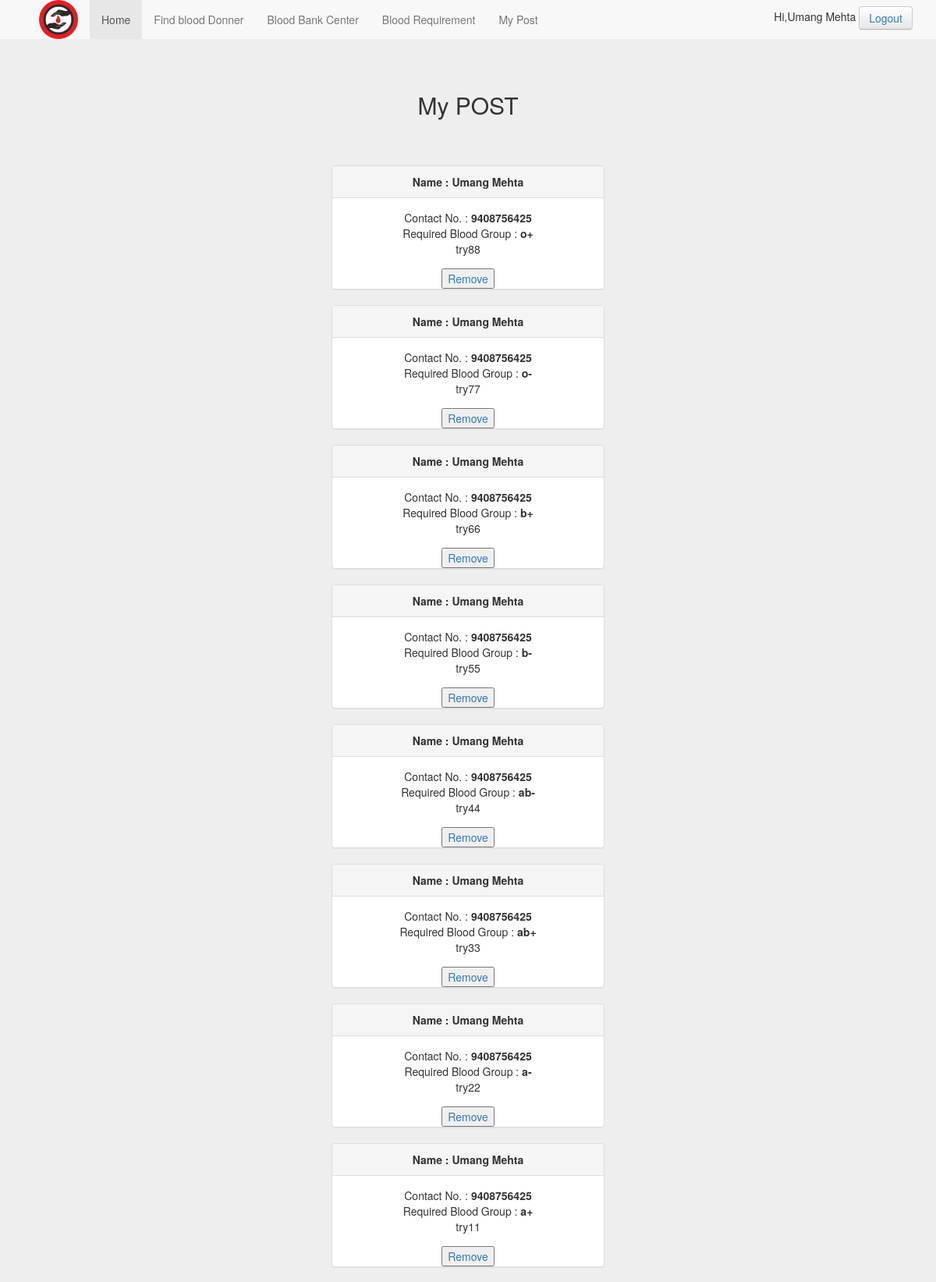
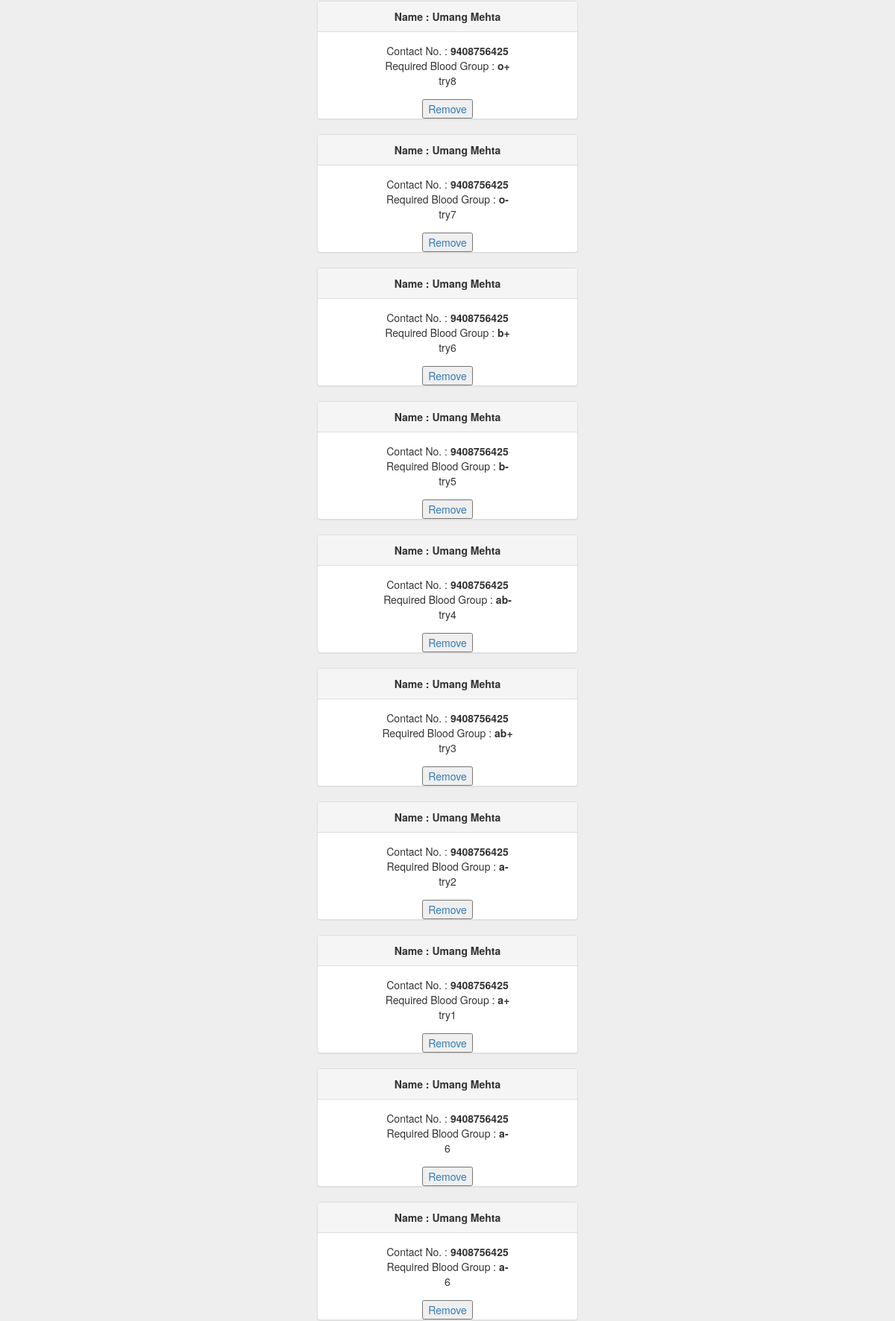
Screenshot of /editpost.php (signed in, upper part) with the database file from the repository (2 pictures, top to bottom).
### tables this page shows
CREATE TABLE IF NOT EXISTS `reg_user` (
  `id` int(12) NOT NULL AUTO_INCREMENT,
  `name` text NOT NULL,
  `gender` enum('Male','Female') NOT NULL,
  `age` int(3) NOT NULL,
  `address` text NOT NULL,
  `area` text NOT NULL,
  `city` text NOT NULL,
  `state` text NOT NULL,
  `contact` bigint(12) NOT NULL,
  `password` text NOT NULL,
  `bgroup` enum('b+','b-','a+','a-','o+','o-','ab+','ab-') NOT NULL,
  PRIMARY KEY (`id`),
  UNIQUE KEY `contact` (`contact`)
);

CREATE TABLE IF NOT EXISTS `post` (
  `id` bigint(12) NOT NULL AUTO_INCREMENT,
  `contact` bigint(10) NOT NULL,
  `rbgrp` enum('a+','a-','b+','b-','o+','o-','ab+','ab-') NOT NULL,
  `rtext` longtext NOT NULL,
  `complete` enum('0','1') NOT NULL,
  PRIMARY KEY (`id`)
);

### editpost.php (the view, shortened to what this page needs)
<?php include('header.php'); ?>
<!DOCTYPE html>
<html>
<head>
</head>
<body>
</body>
</html>
      <?php
      if(isset($_SESSION['login_user'])){
          $login_session = $_SESSION['login_user'];
      $is_user = 1;
      }
      else{
          $is_user = 0;
      }
     ?>
     <center>
  <div class="jumbotron">
      <div class="container-fluid">
        <h2> My POST</h2>
        <hr size="2" width="80">
        <br>
<?php
if($is_user == 1)
{
$true = true;
$post_query="SELECT * FROM `post` where complete='$true' and contact='$login_session' ORDER BY id DESC";
        $result_set=mysql_query($post_query);
        $count = mysql_num_rows($result_set);
            if($count != 0)
            {
      ?>
      <div class="container">
        <table class="table table-striped">
      <?php
                while($row=mysql_fetch_row($result_set))
                {
                    $var = $row[1];
                    $pname = mysql_fetch_row(mysql_query("SELECT name FROM `reg_user` WHERE contact='$var'"));
                    echo "<div class='col-lg-4 col-lg-offset-4'>
              <div class='panel panel-default'>
              <div class='panel-heading'>
              <strong>Name : ".$pname[0]."</strong>
              </div>
              <div class='panel-body'>";
                    echo "Contact No. : <strong style'color:'>".$row[1]."</strong><br>" ;
                    echo "Required Blood Group : <b>".$row[2]."</b><br>"; ?>
                  <?php  echo "".$row[3]."</div>";  ?>
 <a href="javascript:delete_id('<?php echo $row[0]; ?>')"><button>Remove</button></a></div></div>
                    <br><br><br>
                    <?php
                }
}
    ?>
<?php
}
else
{
echo "Please login to access this list.";
    ?>
    <a href="login_form.php">Login</a>
    <?php
}
?>
</table>
</div>
<br>
<?php include('footer.php'); ?>

### header.php (shortened to what this page needs)
<!doctype html>
<html class="no-js" lang="">
    <head>
        <link rel="stylesheet" href="css/bootstrap.min.css">
        <link rel="stylesheet" href="css/jquery-ui.min.css">
        <link rel="stylesheet" href="css/main.css">
    </head>
    <body class="bd front">
    <nav class=" navbar-default">
  <div class="container-fluid">
    <div class="navbar-header">
      <a class="navbar-brand" href="index.php"><img src="img/logo.png"/></a>
    </div>
    <div class="collapse navbar-collapse" id="bs-example-navbar-collapse-1">
      <ul class="nav navbar-nav" id="mainNav">
        <li id="home" class="active"><a href="index.php"> Home <span class="sr-only">(current)</span></a></li>
        <li id="blooddonor"><a href="bdonor.php">Find blood Donner</a></li>
        <li id="bloodbank"><a href="bbank.php">Blood Bank Center</a></li>
        <li id="bloodbank"><a href="post.php">Blood Requirement</a></li>
        <li id="bloodbank"><a href="editpost.php">My Post</a></li>
      </ul>
      <ul class="nav navbar-right">
        <form class="navbar-form" role="form">
            <?php
            if(isset($_SESSION['login_user']))
            {
            $login_session = $_SESSION['login_user'];
            $ses_sql=mysql_query("SELECT name from `reg_user` where contact='$login_session'");
            $row = mysql_fetch_assoc($ses_sql);
            $login_user =$row['name'];
            echo "Hi,".$login_user."";
            ?>
            <button  type="submit" class="btn btn-success"> <a href="logout.php" style="text-decoration: none">Logout</a></button>
              <?php
            }
            ?>
          </form>
      </ul>
    </div>
  </div>
</nav>

### css/main.css (style rules this page uses)
.bd .navbar-brand { padding: 0px 15px; }
.bd .navbar-brand img { width: 50px; }
.navbar-brand { margin-left: 20px; }
hr { width: 10%; color: #fff; }

### rows the page displays
reg_user: name "Umang Mehta"
post: reg_user.name "Umang Mehta", contact "9408756425", rbgrp "o+", rtext "try88"
post: reg_user.name "Umang Mehta", contact "9408756425", rbgrp "o-", rtext "try77"
post: reg_user.name "Umang Mehta", contact "9408756425", rbgrp "b+", rtext "try66"
post: reg_user.name "Umang Mehta", contact "9408756425", rbgrp "b-", rtext "try55"
post: reg_user.name "Umang Mehta", contact "9408756425", rbgrp "ab-", rtext "try44"
post: reg_user.name "Umang Mehta", contact "9408756425", rbgrp "ab+", rtext "try33"
post: reg_user.name "Umang Mehta", contact "9408756425", rbgrp "a-", rtext "try22"
post: reg_user.name "Umang Mehta", contact "9408756425", rbgrp "a+", rtext "try11"
post: reg_user.name "Umang Mehta", contact "9408756425", rbgrp "o+", rtext "try8"
post: reg_user.name "Umang Mehta", contact "9408756425", rbgrp "o-", rtext "try7"
post: reg_user.name "Umang Mehta", contact "9408756425", rbgrp "b+", rtext "try6"
post: reg_user.name "Umang Mehta", contact "9408756425", rbgrp "b-", rtext "try5"
post: reg_user.name "Umang Mehta", contact "9408756425", rbgrp "ab-", rtext "try4"
post: reg_user.name "Umang Mehta", contact "9408756425", rbgrp "ab+", rtext "try3"
post: reg_user.name "Umang Mehta", contact "9408756425", rbgrp "a-", rtext "try2"
post: reg_user.name "Umang Mehta", contact "9408756425", rbgrp "a+", rtext "try1"
post: reg_user.name "Umang Mehta", contact "9408756425", rbgrp "a-", rtext "6"
post: reg_user.name "Umang Mehta", contact "9408756425", rbgrp "a-", rtext "6"
